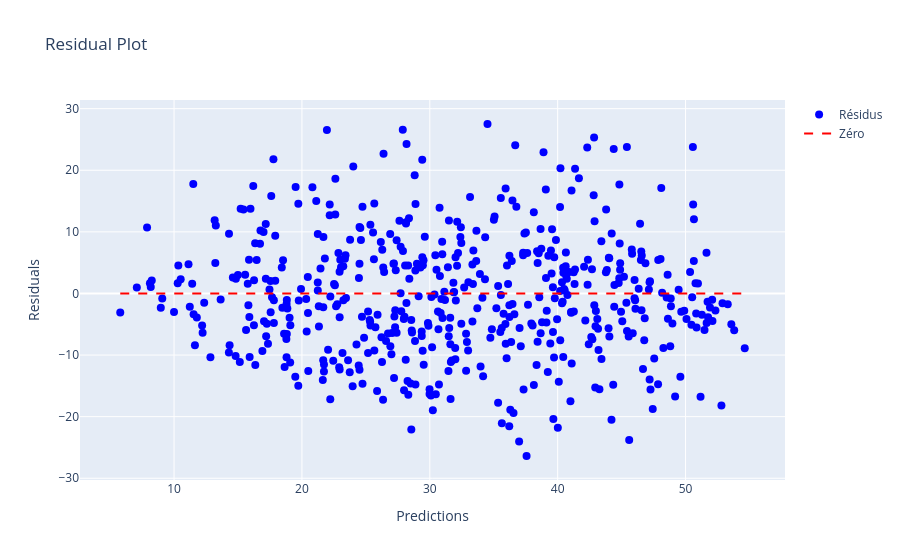

Notebook code cell kept with this figure:
### Markdown cell above
Erreur

### Code cell
# Calcul des prédictions et des résidus
y_pred = pipeline.predict(x_test)
residuals = y_test - y_pred

# Création de la figure
fig = go.Figure()

# Ajout des résidus
fig.add_trace(go.Scatter(
    x=y_pred,
    y=residuals,
    mode='markers',
    name='Résidus',
    marker=dict(color='blue', size=8)
))

# Ligne horizontale y=0
fig.add_trace(go.Scatter(
    x=[min(y_pred), max(y_pred)],
    y=[0, 0],
    mode='lines',
    line=dict(color='red', dash='dash'),
    name='Zéro'
))

# Layout
fig.update_layout(
    title="Residual Plot",
    xaxis_title="Predictions",
    yaxis_title="Residuals",
    showlegend=True
)

fig.show()

### Figure 1 — Plotly figure (JSON) as saved in the notebook; plotly's stock layout.template omitted (floating-point values rounded to 4 significant figures; data arrays with more than 128 entries replaced by an {"elided": "..."} marker saying what was removed)
{"data": [{"marker": {"color": "blue", "size": 8}, "mode": "markers", "name": "Résidus", "type": "scatter", "x": {"elided": "528 float values"}, "y": {"elided": "528 float values"}}, {"line": {"color": "red", "dash": "dash"}, "mode": "lines", "name": "Zéro", "type": "scatter", "x": [5.793, 54.63], "y": [0, 0]}], "layout": {"showlegend": true, "title": {"text": "Residual Plot"}, "xaxis": {"title": {"text": "Predictions"}}, "yaxis": {"title": {"text": "Residuals"}}}}
